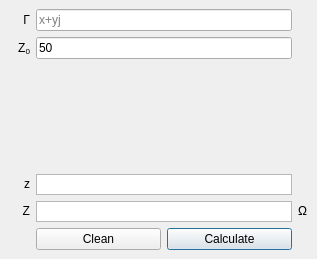
<?xml version="1.0" encoding="UTF-8"?>
<ui version="4.0">
 <author>Francesco Urbani</author>
 <class>MainWindow</class>
 <widget class="QMainWindow" name="MainWindow">
  <property name="geometry">
   <rect>
    <x>0</x>
    <y>0</y>
    <width>317</width>
    <height>259</height>
   </rect>
  </property>
  <property name="minimumSize">
   <size>
    <width>317</width>
    <height>259</height>
   </size>
  </property>
  <property name="maximumSize">
   <size>
    <width>317</width>
    <height>259</height>
   </size>
  </property>
  <property name="windowTitle">
   <string notr="true">Γ2z</string>
  </property>
  <widget class="QWidget" name="centralwidget">
   <layout class="QVBoxLayout" name="verticalLayout">
    <item>
     <layout class="QGridLayout" name="gridLayout">
      <item row="0" column="0">
       <widget class="QLabel" name="label_82">
        <property name="sizePolicy">
         <sizepolicy hsizetype="Minimum" vsizetype="Preferred">
          <horstretch>0</horstretch>
          <verstretch>0</verstretch>
         </sizepolicy>
        </property>
        <property name="text">
         <string>&lt;html&gt;&lt;head/&gt;&lt;body&gt;&lt;p&gt;Γ&lt;/p&gt;&lt;/body&gt;&lt;/html&gt;</string>
        </property>
        <property name="alignment">
         <set>Qt::AlignRight|Qt::AlignTrailing|Qt::AlignVCenter</set>
        </property>
       </widget>
      </item>
      <item row="1" column="0">
       <widget class="QLabel" name="label_86">
        <property name="sizePolicy">
         <sizepolicy hsizetype="Minimum" vsizetype="Preferred">
          <horstretch>0</horstretch>
          <verstretch>0</verstretch>
         </sizepolicy>
        </property>
        <property name="text">
         <string>&lt;html&gt;&lt;head/&gt;&lt;body&gt;&lt;p&gt;Z&lt;span style=&quot; vertical-align:sub;&quot;&gt;0&lt;/span&gt;&lt;/p&gt;&lt;/body&gt;&lt;/html&gt;</string>
        </property>
        <property name="alignment">
         <set>Qt::AlignRight|Qt::AlignTrailing|Qt::AlignVCenter</set>
        </property>
       </widget>
      </item>
      <item row="6" column="1">
       <widget class="QPushButton" name="clean_all65_button">
        <property name="text">
         <string>Clean</string>
        </property>
       </widget>
      </item>
      <item row="1" column="1" colspan="2">
       <widget class="QLineEdit" name="Z0input">
        <property name="text">
         <string>50</string>
        </property>
        <property name="placeholderText">
         <string/>
        </property>
       </widget>
      </item>
      <item row="6" column="2">
       <widget class="QPushButton" name="calculate65_button">
        <property name="text">
         <string>Calculate</string>
        </property>
        <property name="default">
         <bool>true</bool>
        </property>
       </widget>
      </item>
      <item row="0" column="1" colspan="2">
       <widget class="QLineEdit" name="gamma_lineedit">
        <property name="placeholderText">
         <string>x+yj</string>
        </property>
       </widget>
      </item>
      <item row="5" column="0">
       <widget class="QLabel" name="label_78">
        <property name="sizePolicy">
         <sizepolicy hsizetype="Minimum" vsizetype="Preferred">
          <horstretch>0</horstretch>
          <verstretch>0</verstretch>
         </sizepolicy>
        </property>
        <property name="text">
         <string>&lt;html&gt;&lt;head/&gt;&lt;body&gt;&lt;p&gt;Z&lt;/p&gt;&lt;/body&gt;&lt;/html&gt;</string>
        </property>
        <property name="alignment">
         <set>Qt::AlignRight|Qt::AlignTrailing|Qt::AlignVCenter</set>
        </property>
       </widget>
      </item>
      <item row="4" column="0">
       <widget class="QLabel" name="label_83">
        <property name="sizePolicy">
         <sizepolicy hsizetype="Minimum" vsizetype="Preferred">
          <horstretch>0</horstretch>
          <verstretch>0</verstretch>
         </sizepolicy>
        </property>
        <property name="text">
         <string>&lt;html&gt;&lt;head/&gt;&lt;body&gt;&lt;p&gt;z&lt;/p&gt;&lt;/body&gt;&lt;/html&gt;</string>
        </property>
        <property name="alignment">
         <set>Qt::AlignRight|Qt::AlignTrailing|Qt::AlignVCenter</set>
        </property>
       </widget>
      </item>
      <item row="5" column="3">
       <widget class="QLabel" name="label_88">
        <property name="sizePolicy">
         <sizepolicy hsizetype="Minimum" vsizetype="Preferred">
          <horstretch>0</horstretch>
          <verstretch>0</verstretch>
         </sizepolicy>
        </property>
        <property name="maximumSize">
         <size>
          <width>10</width>
          <height>16777215</height>
         </size>
        </property>
        <property name="layoutDirection">
         <enum>Qt::RightToLeft</enum>
        </property>
        <property name="text">
         <string>&lt;html&gt;&lt;head/&gt;&lt;body&gt;&lt;p&gt;Ω&lt;/p&gt;&lt;/body&gt;&lt;/html&gt;</string>
        </property>
        <property name="alignment">
         <set>Qt::AlignLeading|Qt::AlignLeft|Qt::AlignVCenter</set>
        </property>
       </widget>
      </item>
      <item row="5" column="1" colspan="2">
       <widget class="QTextBrowser" name="impedance_text_browser">
        <property name="maximumSize">
         <size>
          <width>16777215</width>
          <height>21</height>
         </size>
        </property>
        <property name="verticalScrollBarPolicy">
         <enum>Qt::ScrollBarAlwaysOff</enum>
        </property>
       </widget>
      </item>
      <item row="4" column="1" colspan="2">
       <widget class="QTextBrowser" name="norm_impedance_text_browser">
        <property name="maximumSize">
         <size>
          <width>16777215</width>
          <height>21</height>
         </size>
        </property>
        <property name="verticalScrollBarPolicy">
         <enum>Qt::ScrollBarAlwaysOff</enum>
        </property>
       </widget>
      </item>
      <item row="2" column="1" rowspan="2">
       <spacer name="verticalSpacer">
        <property name="orientation">
         <enum>Qt::Vertical</enum>
        </property>
        <property name="sizeHint" stdset="0">
         <size>
          <width>20</width>
          <height>40</height>
         </size>
        </property>
       </spacer>
      </item>
     </layout>
    </item>
   </layout>
  </widget>
  <action name="actionAbout">
   <property name="text">
    <string>About</string>
   </property>
  </action>
  <action name="actiondsd">
   <property name="text">
    <string>dsd</string>
   </property>
  </action>
 </widget>
 <resources/>
 <connections/>
</ui>
